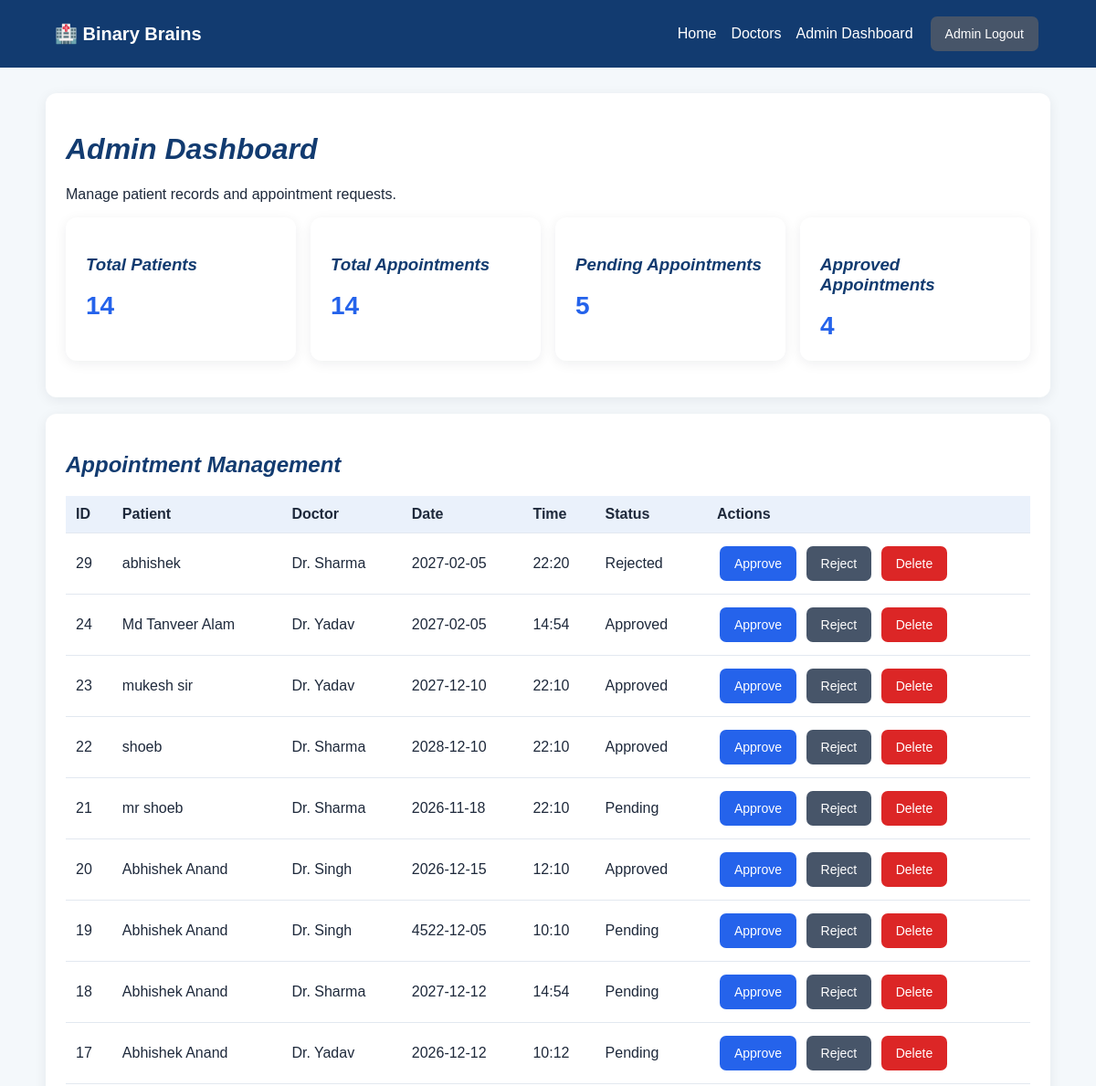
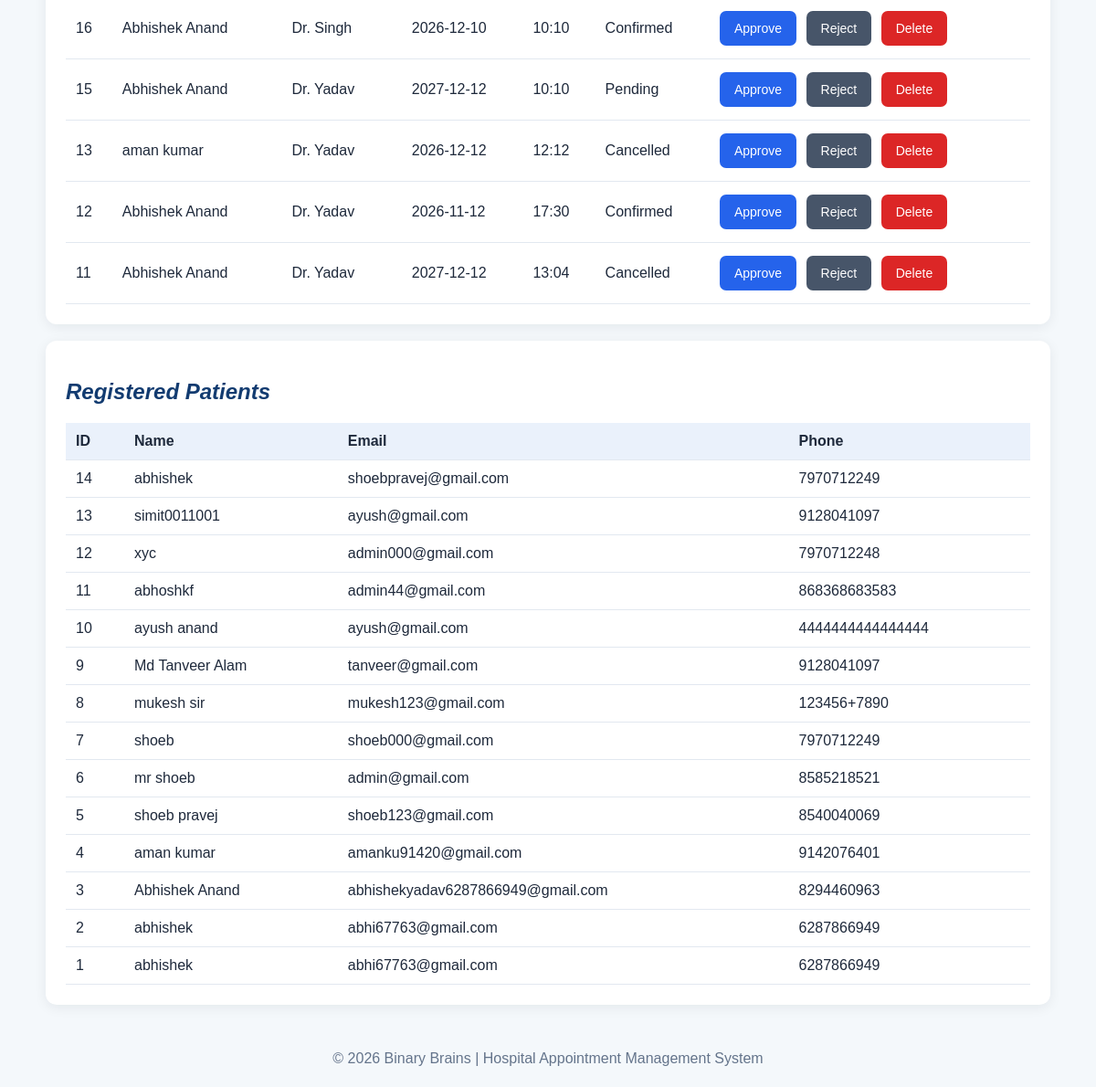
/admin_dashboard (signed in), run on the app's committed database (2 pictures, top to bottom).
### tables this page shows
CREATE TABLE appointments (
id INTEGER PRIMARY KEY AUTOINCREMENT,
patient_name TEXT NOT NULL,
doctor_name TEXT NOT NULL,
appointment_date TEXT NOT NULL,
appointment_time TEXT NOT NULL, status TEXT NOT NULL DEFAULT 'pending', patient_id INTEGER);

CREATE TABLE patients ( id INTEGER PRIMARY KEY AUTOINCREMENT,
    name TEXT NOT NULL,
    email TEXT NOT NULL,
    phone TEXT NOT NULL,
    password TEXT NOT NULL);

### app.py (the view)
@app.route("/admin")
@app.route("/admin_dashboard")
@admin_required
def admin_dashboard():
    db = get_db()
    stats = {
        "total_patients": db.execute("""
            SELECT COUNT(*) FROM patients
        """).fetchone()[0],
        "total_appointments": db.execute("""
            SELECT COUNT(*) FROM appointments
        """).fetchone()[0],
        "pending_appointments": db.execute("""
            SELECT COUNT(*) FROM appointments
            WHERE status = 'pending'
        """).fetchone()[0],
        "approved_appointments": db.execute("""
            SELECT COUNT(*) FROM appointments
            WHERE status = 'approved'
        """).fetchone()[0]
    }
    appointments = db.execute("""
        SELECT * FROM appointments
        ORDER BY id DESC
    """).fetchall()
    patients = db.execute("""
        SELECT id, name, email, phone
        FROM patients
        ORDER BY id DESC
    """).fetchall()
    return render_template(
        "admin_dashboard.html",
        stats=stats,
        appointments=appointments,
        patients=patients
    )

### app.py (called while the page is built)
def get_db():
    if "db" not in g:
        g.db = sqlite3.connect(DATABASE)
        g.db.row_factory = sqlite3.Row
    return g.db

def generate_csrf_token():
    if "csrf_token" not in session:
        session["csrf_token"] = secrets.token_urlsafe(32)
    return session["csrf_token"]

@app.context_processor
def inject_csrf_token():
    return {
        "csrf_token": generate_csrf_token
    }

@app.before_request
def protect_post_requests():
    if request.method == "POST":
        expected = session.get("csrf_token")
        received = request.form.get("csrf_token", "")
        if not expected or not received:
            abort(400)
        if not hmac.compare_digest(
            str(expected),
            str(received)
        ):
            abort(400)

def admin_required(function):
    @wraps(function)
    def wrapper(*args, **kwargs):
        if not session.get("admin_logged_in"):
            flash("Please login as admin.", "error")
            return redirect(url_for("admin_login"))
        return function(*args, **kwargs)
    return wrapper

### templates/admin_dashboard.html (shortened to what this page needs)
{% extends "base.html" %}
{% block content %}
<div class="card">
    <h1><i>Admin Dashboard</i></h1>
    <p>
        Manage patient records and appointment requests.
    </p>
    <div class="grid">
        <div class="card">
            <h3><i>Total Patients</i></h3>
            <div class="stat">{{ stats.total_patients }}</div>
        </div>
        <div class="card">
            <h3><i>Total Appointments</i></h3>
            <div class="stat">{{ stats.total_appointments }}</div>
        </div>
        <div class="card">
            <h3><i>Pending Appointments</i></h3>
            <div class="stat">{{ stats.pending_appointments }}</div>
        </div>
        <div class="card">
            <h3><i>Approved Appointments</i></h3>
            <div class="stat">{{ stats.approved_appointments }}</div>
        </div>
    </div>
</div>
<div class="card">
    <h2><i>Appointment Management</i></h2>
    {% if appointments %}
    <div class="table-wrap">
        <table>
            <tr>
                <th>ID</th>
                <th>Patient</th>
                <th>Doctor</th>
                <th>Date</th>
                <th>Time</th>
                <th>Status</th>
                <th>Actions</th>
            </tr>
            {% for a in appointments %}
            <tr>
                <td>{{ a.id }}</td>
                <td>{{ a.patient_name }}</td>
                <td>{{ a.doctor_name }}</td>
                <td>{{ a.appointment_date }}</td>
                <td>{{ a.appointment_time }}</td>
                <td>{{ a.status|title }}</td>
                <td>
                    <form class="inline"
                          method="POST"
                          action="{{ url_for('update_status', appointment_id=a.id) }}">
                        <button class="btn" type="submit">
                            Approve
                        </button>
                    </form>
                    <form class="inline"
                          method="POST"
                          action="{{ url_for('update_status', appointment_id=a.id) }}">
                        <button class="btn btn-secondary"
                                type="submit">
                            Reject
                        </button>
                    </form>
                    <form class="inline"
                          method="POST"
                          action="{{ url_for('delete_appointment', appointment_id=a.id) }}"
                          onsubmit="return confirm('Delete this appointment?');">
                        <button class="btn btn-danger"
                                type="submit">
                            Delete
                        </button>
                    </form>
                </td>
            </tr>
            {% endfor %}
        </table>
    </div>
    {% else %}
    <p>No appointment requests found.</p>
    {% endif %}
</div>
<div class="card">
    <h2><i>Registered Patients</i></h2>
    {% if patients %}
    <div class="table-wrap">
        <table>
            <tr>
                <th>ID</th>
                <th>Name</th>
                <th>Email</th>
                <th>Phone</th>
            </tr>
            {% for p in patients %}
            <tr>
                <td>{{ p.id }}</td>
                <td>{{ p.name }}</td>
                <td>{{ p.email }}</td>
                <td>{{ p.phone }}</td>
            </tr>
            {% endfor %}
        </table>
    </div>
    {% else %}
    <p>No registered patients found.</p>
    {% endif %}
</div>
{% endblock %}

### templates/base.html (style rules this page uses)
* { box-sizing: border-box; }
body { margin: 0; font-family: Arial, sans-serif; background: #f4f8fb; color: #1e293b; }
.card { background: white; border-radius: 12px; padding: 22px; box-shadow: 0 3px 14px #0f172a12; margin-bottom: 18px; }
h1, h2, h3 { color: #123b70; }
.btn { display: inline-block; border: 0; border-radius: 7px; padding: 11px 16px; background: #2563eb; color: white; text-decoration: none; cursor: pointer; font-size: 14px; }
.btn-danger { background: #dc2626; }
.btn-secondary { background: #475569; }
table { width: 100%; border-collapse: collapse; background: white; }
th, td { padding: 11px; border-bottom: 1px solid #e2e8f0; text-align: left; }
th { background: #eaf1fb; }
.table-wrap { overflow-x: auto; }
.grid { display: grid; grid-template-columns: repeat(auto-fit, minmax(190px, 1fr)); gap: 16px; }
.stat { font-size: 28px; font-weight: bold; color: #2563eb; }
form.inline { display: inline-block; margin: 3px; }

### data on the page
appointments: id "29", patient_name "abhishek", doctor_name "Dr. Sharma", appointment_date "2027-02-05", appointment_time "22:20", status "Rejected"
appointments: id "24", patient_name "Md Tanveer Alam", doctor_name "Dr. Yadav", appointment_date "2027-02-05", appointment_time "14:54", status "Approved"
appointments: id "23", patient_name "mukesh sir", doctor_name "Dr. Yadav", appointment_date "2027-12-10", appointment_time "22:10", status "Approved"
appointments: id "22", patient_name "shoeb", doctor_name "Dr. Sharma", appointment_date "2028-12-10", appointment_time "22:10", status "Approved"
appointments: id "21", patient_name "mr shoeb", doctor_name "Dr. Sharma", appointment_date "2026-11-18", appointment_time "22:10", status "Pending"
appointments: id "20", patient_name "Abhishek Anand", doctor_name "Dr. Singh", appointment_date "2026-12-15", appointment_time "12:10", status "Approved"
appointments: id "19", patient_name "Abhishek Anand", doctor_name "Dr. Singh", appointment_date "4522-12-05", appointment_time "10:10", status "Pending"
appointments: id "18", patient_name "Abhishek Anand", doctor_name "Dr. Sharma", appointment_date "2027-12-12", appointment_time "14:54", status "Pending"
appointments: id "17", patient_name "Abhishek Anand", doctor_name "Dr. Yadav", appointment_date "2026-12-12", appointment_time "10:12", status "Pending"
appointments: id "16", patient_name "Abhishek Anand", doctor_name "Dr. Singh", appointment_date "2026-12-10", appointment_time "10:10", status "Confirmed"
appointments: id "15", patient_name "Abhishek Anand", doctor_name "Dr. Yadav", appointment_date "2027-12-12", appointment_time "10:10", status "Pending"
appointments: id "13", patient_name "aman kumar", doctor_name "Dr. Yadav", appointment_date "2026-12-12", appointment_time "12:12", status "Cancelled"
appointments: id "12", patient_name "Abhishek Anand", doctor_name "Dr. Yadav", appointment_date "2026-11-12", appointment_time "17:30", status "Confirmed"
appointments: id "11", patient_name "Abhishek Anand", doctor_name "Dr. Yadav", appointment_date "2027-12-12", appointment_time "13:04", status "Cancelled"
patients: id "14", name "abhishek", email "shoebpravej@gmail.com", phone "7970712249"
patients: id "13", name "simit0011001", email "ayush@gmail.com", phone "9128041097"
patients: id "12", name "xyc", email "admin000@gmail.com", phone "7970712248"
patients: id "11", name "abhoshkf", email "admin44@gmail.com", phone "868368683583"
patients: id "10", name "ayush anand", email "ayush@gmail.com", phone "4444444444444444"
patients: id "9", name "Md Tanveer Alam", email "tanveer@gmail.com", phone "9128041097"
patients: id "8", name "mukesh sir", email "mukesh123@gmail.com", phone "123456+7890"
patients: id "7", name "shoeb", email "shoeb000@gmail.com", phone "7970712249"
patients: id "6", name "mr shoeb", email "admin@gmail.com", phone "8585218521"
patients: id "5", name "shoeb pravej", email "shoeb123@gmail.com", phone "8540040069"
patients: id "4", name "aman kumar", email "amanku91420@gmail.com", phone "9142076401"
patients: id "3", name "Abhishek Anand", email "abhishekyadav6287866949@gmail.com", phone "8294460963"
patients: id "2", name "abhishek", email "abhi67763@gmail.com", phone "6287866949"
patients: id "1", name "abhishek", email "abhi67763@gmail.com", phone "6287866949"

### other printed values
{{ stats.total_patients }} "14"
{{ stats.total_appointments }} "14"
{{ stats.pending_appointments }} "5"
{{ stats.approved_appointments }} "4"
